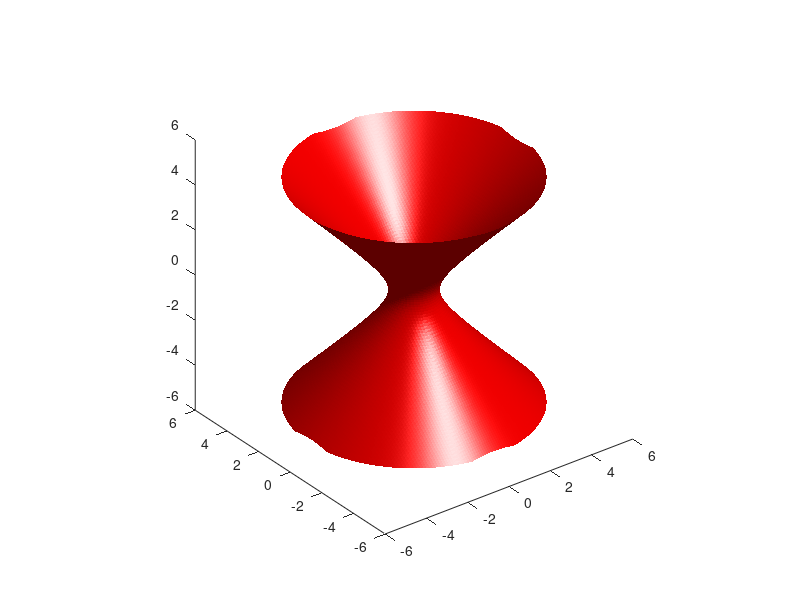

This figure's MATLAB source:
hold on
[X,Y] = meshgrid(-5:0.1:5,-5:0.1:5);

Z1 = 5.*exp(5.*X.*Y - 10.*X.^2 - Y.^2);
%surf(X, Y, Z);

%[x, y, z] = ndgrid(-5:0.1:5, -5:0.1:5, -5:0.1:5);
%f = x.^2 + 4.*y.^2 + 3.*z.^2;
%isosurface(-5:0.1:5, -5:0.1:5, -5:0.1:5, f, -4);

[X, Y, Z] = meshgrid(-5:0.1:5,-5:0.1:5,-5:0.1:5);
a=1;
b=1;
c=1;
V = X.^2/a^2 + Y.^2/b^2 - Z.^2/c^2;
p=patch(isosurface(X,Y,Z,V,1)); % This is the key step. It involves getting the part of the volume corresponding to the surface defined by the equation
set(p,'FaceColor','red','EdgeColor','none');
daspect([1 1 1])
view(3);
camlight
hold off